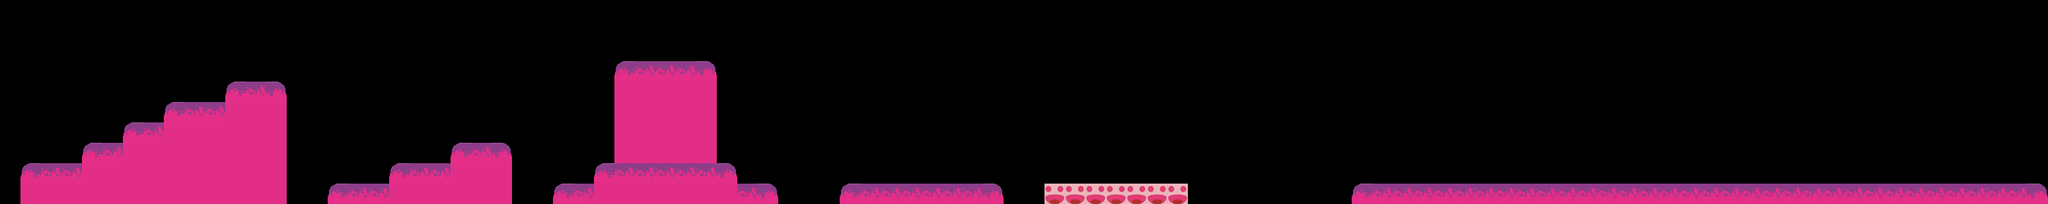

Tiled map render using the project's own tile images. Description and the map definition, with tile-layer contents summarised, below:
An orthogonal 100x10 tile map with 32x32 px tiles, 4 tile layers (platforms, corner, jump, fill), 2 tilesets and 12 objects.

<map version="1.0" tiledversion="1.1.3" orientation="orthogonal" renderorder="right-down" width="100" height="10" tilewidth="32" tileheight="32" infinite="0" nextobjectid="27">
 <tileset firstgid="1" source="demoblock.tsx" />
 <tileset firstgid="5" source="gameblocks.tsx" />
 <layer name="platforms" width="100" height="10">
  <data>[1000 cells, 85 non-empty, 4 distinct tile ids]</data>
 </layer>
 <layer name="corner" width="100" height="10">
  <data>[1000 cells, 10 non-empty, 1 distinct tile ids]</data>
 </layer>
 <layer name="jump" width="100" height="10">
  <data>[1000 cells, 7 non-empty, 1 distinct tile ids]</data>
 </layer>
 <objectgroup name="trap">
  <object id="14" x="2481.33" y="240">
   <point />
  </object>
  <object id="16" x="2736" y="205.333">
   <point />
  </object>
  <object id="18" x="2225.33" y="216">
   <point />
  </object>
  <object id="21" x="754.667" y="157.333">
   <point />
  </object>
  <object id="24" x="1040" y="28">
   <point />
  </object>
 </objectgroup>
 <layer name="fill" width="100" height="10">
  <data>[1000 cells, 76 non-empty, 2 distinct tile ids]</data>
 </layer>
 <objectgroup name="crystals">
  <object id="6" x="2598.5" y="261" width="13" height="12">
   <ellipse />
  </object>
  <object id="7" x="2344.83" y="263.667" width="13" height="12">
   <ellipse />
  </object>
  <object id="11" x="1030.5" y="229" width="13" height="12">
   <ellipse />
  </object>
  <object id="12" x="1448.83" y="264.667" width="13" height="12">
   <ellipse />
  </object>
  <object id="25" x="548.167" y="266" width="13" height="12">
   <ellipse />
  </object>
  <object id="26" x="266.833" y="107.333" width="13" height="12">
   <ellipse />
  </object>
 </objectgroup>
 <objectgroup name="win">
  <object id="1" x="2933" y="160" width="132" height="128" />
 </objectgroup>
</map>